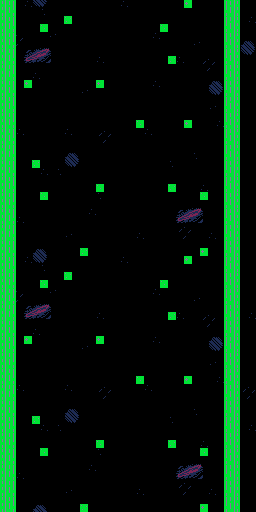

Below is a game level as drawn by its tile map, then a one-line description and the .tmx that defines it (tile-layer data replaced by summaries):
An orthogonal 32x64 tile map with 8x8 px tiles, 2 tile layers (space_bg0, space_bg1).

<map version="1.9" tiledversion="1.9.1" orientation="orthogonal" renderorder="right-down" width="32" height="64" tilewidth="8" tileheight="8" infinite="0" nextlayerid="3" nextobjectid="1">
 <tileset firstgid="1" name="tileset_space" tilewidth="8" tileheight="8" tilecount="32" columns="8">
  <image source="../imgs/tileset_space.bmp" width="64" height="32" />
 </tileset>
 <layer id="1" name="space_bg0" width="32" height="64">
  <data>[2048 cells, 2048 non-empty, 20 distinct tile ids]</data>
 </layer>
 <layer id="2" name="space_bg1" width="32" height="64">
  <data>[2048 cells, 288 non-empty, 11 distinct tile ids]</data>
 </layer>
</map>
